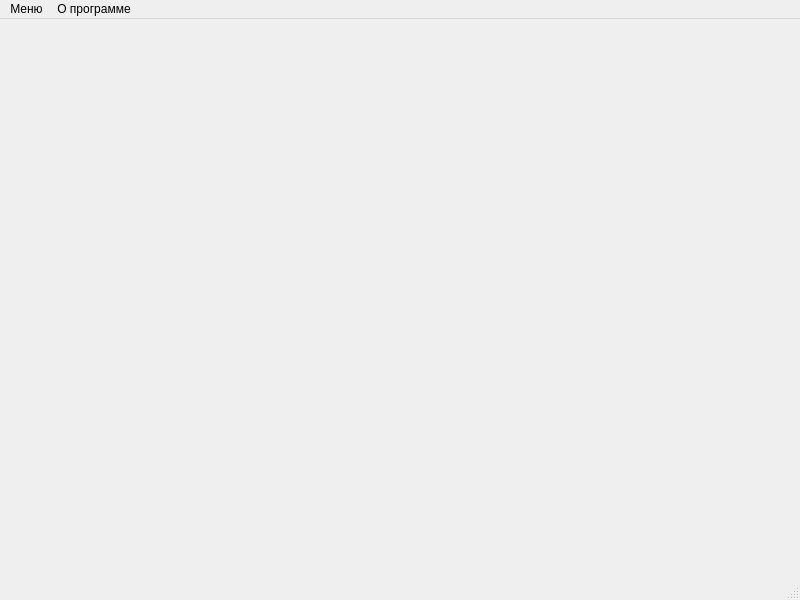
<?xml version="1.0" encoding="UTF-8"?>
<ui version="4.0">
 <class>gpi_GameWindow</class>
 <widget class="QMainWindow" name="gpi_GameWindow">
  <property name="geometry">
   <rect>
    <x>0</x>
    <y>0</y>
    <width>800</width>
    <height>600</height>
   </rect>
  </property>
  <property name="windowTitle">
   <string>MainWindow</string>
  </property>
  <widget class="QWidget" name="centralwidget"/>
  <widget class="QMenuBar" name="menubar">
   <property name="geometry">
    <rect>
     <x>0</x>
     <y>0</y>
     <width>800</width>
     <height>25</height>
    </rect>
   </property>
   <widget class="QMenu" name="menu">
    <property name="title">
     <string>Меню</string>
    </property>
    <addaction name="gpi_action_restart"/>
    <addaction name="gpi_action_align"/>
    <addaction name="separator"/>
    <addaction name="gpi_action_1_lvl"/>
    <addaction name="gpi_action_2_lvl"/>
    <addaction name="gpi_action_3_lvl"/>
    <addaction name="gpi_action_4_lvl"/>
   </widget>
   <widget class="QMenu" name="menu_2">
    <property name="title">
     <string>О программе</string>
    </property>
    <addaction name="gpi_action_about"/>
   </widget>
   <addaction name="menu"/>
   <addaction name="menu_2"/>
  </widget>
  <widget class="QStatusBar" name="statusbar"/>
  <action name="gpi_action_align">
   <property name="text">
    <string>gpi_ Выровнять окно</string>
   </property>
  </action>
  <action name="gpi_action_1_lvl">
   <property name="text">
    <string>gpi_ 1-ый уровень</string>
   </property>
  </action>
  <action name="gpi_action_2_lvl">
   <property name="text">
    <string>gpi_ 2-ой уровень</string>
   </property>
  </action>
  <action name="gpi_action_3_lvl">
   <property name="text">
    <string>gpi_ 3-ий уровень</string>
   </property>
  </action>
  <action name="gpi_action_4_lvl">
   <property name="text">
    <string>gpi_ 4-ый уровень</string>
   </property>
  </action>
  <action name="gpi_action_restart">
   <property name="text">
    <string>gpi_ Переиграть</string>
   </property>
  </action>
  <action name="gpi_action_about">
   <property name="text">
    <string>Об авторе</string>
   </property>
  </action>
 </widget>
 <resources/>
 <connections/>
</ui>
